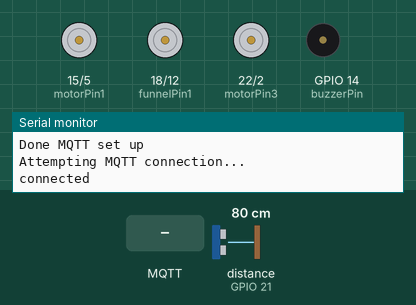
The program below on a simulated ESP32. Parts: motor-driver pin pairs drawn as motors (green arrow = first pin HIGH = forward, orange = second pin HIGH = backward, longer = more drive), buzzer (waves = sounding), the last lines printed to the serial monitor. The test bench sets the inputs (shaded band); at power-on: distance to the obstacle (sensor on GPIO 21) 80 cm. The echo pulse lasts 58.3 µs per cm; WiFi joins after 1.5 s; servers stay silent unless stated; network time is answered at once with the bench clock; the local clock reads 2024-03-15 10:24:30 at power-on unless the program sets it; no MQTT or app messages arrive unless stated.

Above: at 2.7 s.
2.8 s: MQTT message "true" arrives on the second subscribed topic
At 3.2 s:
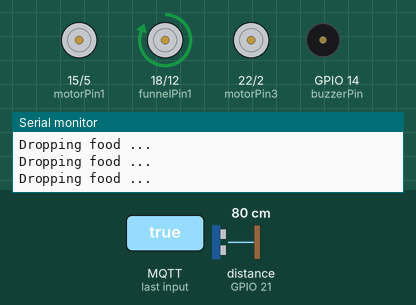
5.8 s: MQTT message "true" arrives on the first subscribed topic
At 6.8 s:
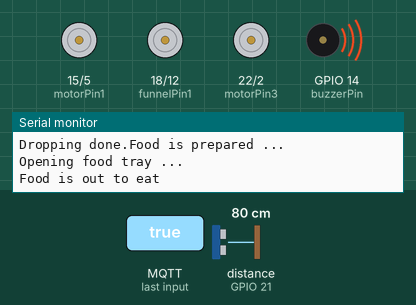
7.4 s: MQTT message "08:00:00" arrives on the first subscribed topic
At 7.55 s:
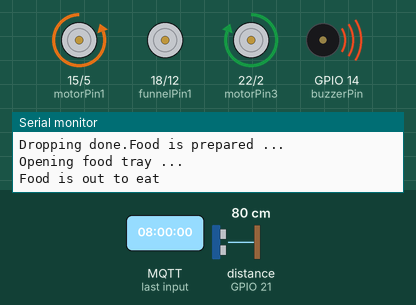
9.1 s: distance to the obstacle (sensor on GPIO 21) set to 55 cm
10.6 s: distance to the obstacle (sensor on GPIO 21) set to 49 cm
At 11.8 s:
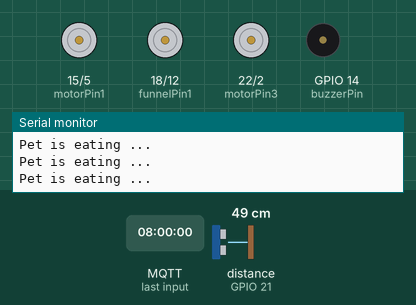
12.5 s: MQTT message "18:00:00" arrives on the first subscribed topic
At 12.66 s:
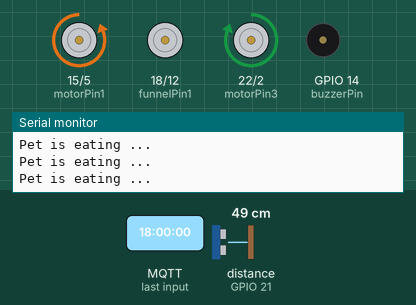
Timing chart, 0 to 15.2 s (numbered marks = the images above; inputs shaded):
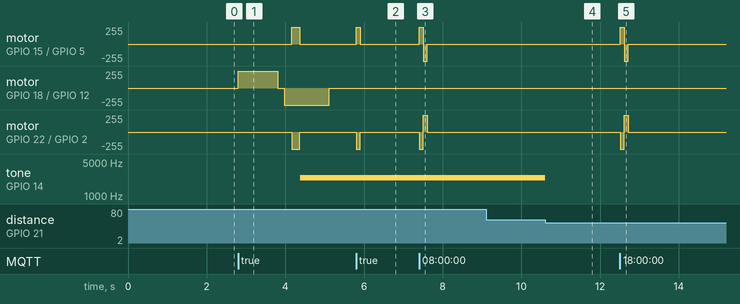

The program:

main.cpp
```cpp
#include <WiFi.h>
#include <NTPClient.h>
#include "PubSubClient.h"

#include "loadCell.h"
#include "distanceSensor.h"
#include "dcMotor.h"
#include "buzzer_button.h"

const char* ssid = "Wokwi-GUEST";
const char* password = "";

const char* host = "maker.ifttt.com";
const char* request_FoodContainer = "/trigger/out_of_food/with/key/dbWqciIC3LLpyxiZtdYBpB";
const char* request_Feeding = "/trigger/reminder/with/key/dbWqciIC3LLpyxiZtdYBpB";
const int port_http = 80;

const char* mqttServer = "test.mosquitto.org";
const int port = 1883;

WiFiClient espClient;
PubSubClient client(espClient);

WiFiUDP ntpUD;
NTPClient timeClient(ntpUD);

bool avoid_empty_food_at_first = true;
bool onFeedTime = false;
bool Food_is_out = false;
bool Food_is_prepared = false;
bool CallOnce = true;
int Away_from_food_timer = 100; //900000; // around 15 mins if pet away from eating food
int away_from_food_counter = Away_from_food_timer;
int DroppingTimer = 100;
int DroppingCounter = DroppingTimer;

int FeedingHours[6] = {255,255,255,255,255,255};
int FeedingMins[6] = {255,255,255,255,255,255};
int eat_index = 0;

float currentContainerWeight;
bool hadSentAlarmOfFood = false;

void wifiConnect()
{
  WiFi.begin(ssid, password);
  while(WiFi.status() != WL_CONNECTED)
  {
    delay(500);
    Serial.print(".");
  }
  Serial.println("Connected!");
}

void mqttReconnect()
{
  while(!client.connected())
  {
    Serial.println("Attempting MQTT connection...");
    if(client.connect("21127668"))
    {
      Serial.println("connected");
      client.subscribe("Open/Close Tray");
      client.subscribe("Create Instant Meal");
      client.subscribe("Time choice");
      client.subscribe("Food Type");
      client.subscribe("Cleaning The Machine");
      client.subscribe("Get Container Weight");
    }
    else
    {
      Serial.println(" try again in 5 seconds");
      // delay(5000);
    }
  }
}

bool StringEqual(const char* a, const char* b) // bruh moment :>
{
    while (*a != '\0' && *b != '\0')
    {
        if (*a != *b)
            return false;
        a++;
        b++;
    }
    return (*a == '\0' && *b == '\0');
}

void ExecuteUIorder(char* topic, String stMessage)
{
  if (StringEqual(topic, "Open/Close Tray"))
  {
    isOpenTray = (isOpenTray) ? false : true;
  }
  if (StringEqual(topic, "Create Instant Meal"))
  {
    onFeedTime = true;

  }
  if (StringEqual(topic, "Time choice"))
  {
    // Serial.println(stMessage);
    stMessage.remove(0, 1);
    stMessage.remove(stMessage.length() - 1);
    // Serial.println(stMessage); // after remove bracket
    int index = 0;
    // Split the string at each comma and convert substrings to integers
    while (stMessage.length() > 0)
    {
      int commaIndex = stMessage.indexOf(',');
      if (commaIndex != -1)
      {
        String timeValue = stMessage.substring(0, commaIndex);
        int colonIndex = timeValue.indexOf(':');
        int colonIndex2 = timeValue.lastIndexOf(":");
        if (colonIndex != -1)
        {
          String intValueHour = timeValue.substring(1, colonIndex);
          String intValueMin = timeValue.substring(colonIndex + 1, colonIndex2);
          FeedingHours[index] = intValueHour.toInt();
          FeedingMins[index] = intValueMin.toInt();
        }
        stMessage.remove(0, commaIndex + 1);
        // Serial.println(stMessage); // Debug
      }
      else
      {
        int colonIndex = stMessage.indexOf(':');
        if (colonIndex != -1)
        {
          String intValueHour = stMessage.substring(1, colonIndex);
          stMessage.remove(0, colonIndex + 1);
          int colonIndex2 = stMessage.indexOf(':');
          if (colonIndex2 != -1)
          {
            String intValueMin = stMessage.substring(0, colonIndex2);
            FeedingHours[index] = intValueHour.toInt();
            FeedingMins[index] = intValueMin.toInt();
          }
        }
        stMessage = ""; // Clear the string
      }
      index++;
    }
  }
  if (StringEqual(topic, "Cleaning The Machine"))
  {
    if (stMessage == "true")
      Serial.println("Cleaning the machine ......");
    else
      Serial.println("Stop cleaning the machine ......");
  }
  if (StringEqual(topic, "Get Container Weight")) // received every 100ms
  {
    currentContainerWeight = stMessage.toFloat();
    if (avoid_empty_food_at_first) avoid_empty_food_at_first = false;
  }
}

void callback(char* topic, byte* message, unsigned int length)
{
  // Serial.println(topic);
  // Serial.print(": ");
  String stMessage;
  for (int i = 0; i < length; i++)
    stMessage += (char)message[i];
  // Serial.println(stMessage); // print the value

  ExecuteUIorder(topic ,stMessage);
}

void sendRequest(const char* request)
{
  Serial.println("Connectinng to ");
  Serial.println(host);
  Serial.println(": ");
  Serial.println(port_http);

  WiFiClient client;
  while (!client.connect(host, port_http))
  {
    Serial.println("connection fail");
    delay(1000);
  }

  client.print("GET " + String(request) + " HTTP/1.1\r\n" +
                "Host: " + host + "\r\n" +
                "Connection: close\r\n\r\n");
  delay(500);

  while(client.available())
  {
    String line = client.readStringUntil('\R');
    Serial.println(line);
  }
  Serial.println();
}

String getFormattedDate()
{
  String months[12]={"01", "02", "03", "04", "05", "06", "07", "08", "09", "10", "11", "12"};
  time_t epochTime = timeClient.getEpochTime();
  struct tm *ptm = gmtime ((time_t *)&epochTime);

  int monthDay = ptm->tm_mday;
  int currentMonth = ptm->tm_mon+1;
  String currentMonthName = months[currentMonth-1];
  int currentYear = ptm->tm_year+1900;
  //Print complete date:
  String currentDate = String(monthDay) + "/" + String(currentMonth) + "/" + String(currentYear);
  return currentDate;
}

void setup()
{
  Serial.begin(115200);
  // hardwares first
  // setup_loadCellCalibration();
  // setup_loadCell();
  setup_distanceSensor();
  setup_buzzer();
  setupDCMotor();

  Serial.println(("Connecting to Wifi:"));
  wifiConnect();
  Serial.println("IP address: ");
  Serial.println(WiFi.localIP());

  Serial.println("Set server MQTT");
  client.setServer(mqttServer, port);
  client.setCallback(callback);
  Serial.println("Done MQTT set up");
  // sendRequest();

  timeClient.begin();
  timeClient.setTimeOffset(7*3600);
}

void getFeedingTime()
{
  if (timeClient.getHours() == FeedingHours[eat_index] &&
      timeClient.getMinutes() == FeedingMins[eat_index])
  {
    onFeedTime = true;
    Serial.println("It's time to eat, " + timeClient.getFormattedTime());
  }
  if (eat_index < 6) eat_index++;
  else eat_index = 0;
}
void remind_the_user_aboutFeedTime()
{
  if (timeClient.getFormattedTime() == "08:00:00" ||
      timeClient.getFormattedTime() == "18:00:00"||
      timeClient.getFormattedTime() == "22:00:00")
      sendRequest(request_Feeding);
}

void loop()
{
  timeClient.update();
  getFeedingTime();
  remind_the_user_aboutFeedTime();

  if(!client.connected()) mqttReconnect();
  client.loop();

  // loop_loadCellCalibration();
  // loop_loadCell();

  loopDCMotor();

  // Notification operation
  if (currentContainerWeight < 300 && !hadSentAlarmOfFood && !avoid_empty_food_at_first) // lower than 300 gram and havent sent alarm
  {
    sendRequest(request_FoodContainer); // to Ifttt
    hadSentAlarmOfFood = true;
  }
  if (hadSentAlarmOfFood && currentContainerWeight > 300)
    hadSentAlarmOfFood = false;

  // Feeding operation
  if (onFeedTime)
  {
    if (isOpenTray)
    {
      isOpenTray = false; // ensure that the tray is close
      return;
    }
    if (!Food_is_out)
    {
      if (!Food_is_prepared)
      {
        if (!isOpenFunnel) isOpenFunnel = true;
        if (DroppingCounter > 0)
        {
          Serial.println("Dropping food ...");
          DroppingCounter--;
        }
        else
        {
          Serial.println("Dropping done.Food is prepared ...");
          DroppingCounter = DroppingTimer;

          // update food left in tray, this thing cause slow
          char buffer[50];
          sprintf(buffer,"%f", (float)(currentContainerWeight - 30.11)); // currentContainerWeight - getCurWeight()
          client.publish("Food Left In Container",buffer);

          sprintf(buffer,"{\"date\":%s,\"time\":%s}",getFormattedDate().c_str(),timeClient.getFormattedTime().c_str());
          client.publish("Data Logging", buffer);

          Food_is_prepared = true;
          isOpenFunnel = false;
          delay(10);
        }
      }
      else
      {
        Serial.println("Opening food tray ...");
        if (!isOpenTray) isOpenTray = true;
        Food_is_out = true;
        Serial.println("Food is out to eat");
      }
    }
    else // Food prepared and out to eat
    {
      if (getDistance() > 50 && CallOnce) // the only time that its called
      {
        playSound();
      }
      else if (getDistance() > 50 && !CallOnce) // if it comes and go then start waiting time till close the tray
      {
        if (away_from_food_counter > 0)
        {
          Serial.println("waiting for pet to return ....");
          away_from_food_counter -= 1;

        }
        else
        {
          Serial.println("Meal is finished. Close tray");

          onFeedTime = false;
          isOpenTray = false;
          away_from_food_counter = Away_from_food_timer; // reset the counter
        }
      }
      else
      {
        stopSound();
        Serial.println("Pet is eating ...");
        // do nothing to serve the pet
        if (CallOnce) CallOnce = false;
      }
    }
  }
  else // reset all the states
  {
    Food_is_out = false;
    Food_is_prepared = false;
    CallOnce = true;
  }

  char remainFood[50];
  sprintf(remainFood,"%f", 30.11); // getCurWeight()
  client.publish("Food Left In Tray",remainFood);
}
```

buzzer_button.cpp
```cpp
#include "buzzer_button.h"

const int buzzerPin = 14;
const int high_frequency = 2300;
const int low_frequency = 1800; //frequencies of high/low sounds

void playSound() //function used to play the sound via buzzer
{
  ledcWriteNote(0, NOTE_D, 7);
}
void stopSound()
{
  // noTone(buzzerPin);
  ledcDetachPin(buzzerPin);
}
void setup_buzzer() // call once
{
  pinMode(buzzerPin, OUTPUT);
  ledcAttachPin(buzzerPin, 0);
}
```

buzzer_button.h
```cpp
#include <Arduino.h>
void playSound();
void stopSound();
void setup_buzzer();
```

dcMotor.cpp
```cpp
#include "dcMotor.h"

const int motorPin1 = 15;
const int motorPin2 = 5;
const int motorPin3 = 22;
const int motorPin4 = 2;
const int funnelPin1 = 18;
const int funnelPin2 = 12;

bool isOpenTray = false;
bool isOpenFunnel = false;
int openFunnelTimer = 10;
int openTrayTimer = 12;
int FunnelCounter = openFunnelTimer;
int TrayCounter = openTrayTimer;

void setupDCMotor()
{
  pinMode(motorPin1, OUTPUT);
  pinMode(motorPin2, OUTPUT);
  pinMode(motorPin3, OUTPUT);
  pinMode(motorPin4, OUTPUT);

  pinMode(funnelPin1, OUTPUT);
  pinMode(funnelPin2, OUTPUT);

  // Tắt động cơ ban đầu
  digitalWrite(motorPin1, LOW);
  digitalWrite(motorPin2, LOW);
  digitalWrite(motorPin3, LOW);
  digitalWrite(motorPin4, LOW);
  digitalWrite(funnelPin1, LOW);
  digitalWrite(funnelPin2, LOW);
}
void openFoodTray()
{
  // Chiều quay động cơ để mở khay
  digitalWrite(motorPin1, HIGH);
  digitalWrite(motorPin2, LOW);
  digitalWrite(motorPin3, LOW);
  digitalWrite(motorPin4, HIGH);

  delay(100);
}

void closeFoodTray()
{
  // Chiều quay động cơ để đóng khay
  digitalWrite(motorPin1, LOW);
  digitalWrite(motorPin2, HIGH);
  digitalWrite(motorPin3, HIGH);
  digitalWrite(motorPin4, LOW);

  delay(100);
}

// Hàm mở phễu
void openFunnel()
{
  // Chiều quay động cơ để mở khay
  digitalWrite(funnelPin1, HIGH);
  digitalWrite(funnelPin2, LOW);

  delay(100);
}

// Hàm đóng phễu
void closeFunnel()
{
  // Chiều quay động cơ để đóng khay
  digitalWrite(funnelPin1, LOW);
  digitalWrite(funnelPin2, HIGH);

  delay(100);
}

//Hàm tắt động cơ phễu
void shutDownFunnel()
{
  digitalWrite(funnelPin1, LOW);
  digitalWrite(funnelPin2, LOW);
}

void shutDownFoodTray()
{
  digitalWrite(motorPin1, LOW);
  digitalWrite(motorPin2, LOW);
  digitalWrite(motorPin3, LOW);
  digitalWrite(motorPin4, LOW);
}
void loopDCMotor()
{
  // Funnel looping
  if (isOpenFunnel == true && FunnelCounter > 0) // give signal but still not fully open
  {
    openFunnel();
    FunnelCounter -= 1;
  }
  else if (isOpenFunnel == false && FunnelCounter < openFunnelTimer)
  {
    closeFunnel();
    FunnelCounter += 1;
  }
  else
    shutDownFunnel();

  // Tray looping
  if (isOpenTray == true && TrayCounter > 0) // give signal but still not fully open
  {
    openFoodTray();
    TrayCounter -= 1;
  }
  else if (isOpenTray == false && TrayCounter < openFunnelTimer)
  {
    closeFoodTray();
    TrayCounter += 1;
  }
  else
    shutDownFoodTray();
}
```

dcMotor.h
```cpp
#include <Arduino.h>

extern bool isOpenTray;
extern bool isOpenFunnel;

void setupDCMotor();
void loopDCMotor();
void openFoodTray();
void closeFoodTray();
void openFunnel();
void closeFunnel();
```

distanceSensor.cpp
```cpp
#include "distanceSensor.h"

int trig_pin = 19;
int echo_pin = 21;
long getDistance()
{
  digitalWrite(trig_pin, LOW);
  delayMicroseconds(2);
  digitalWrite(trig_pin, HIGH);
  delayMicroseconds(10);
  digitalWrite(trig_pin, LOW);

  long duration = pulseIn(echo_pin, HIGH);
  long distanceCm = duration * 0.034 / 2;
  return distanceCm;
}
void setup_distanceSensor()
{
  pinMode(trig_pin, OUTPUT);
  pinMode(echo_pin, INPUT);
}
```

distanceSensor.h
```cpp
#include <Arduino.h>
long getDistance();
void setup_distanceSensor();
```

loadCell.cpp
```cpp
#include "loadCell.h"
// HX711 circuit wiring
const int DOUT_PIN = 16;
const int SCK_PIN = 4;
const float CalibrationFactor = 0.42f; // 2280.f
const float plateWeight = 500.f; // 0.5 kg
float curWeight = 0;

HX711 scale;
void setup_loadCellCalibration()
{
  scale.begin(DOUT_PIN, SCK_PIN);
}

void loop_loadCellCalibration()
{
  scale.set_scale();
  Serial.println("Reset scale to 0... remove any weights from scale.");
  delay(5000);
  scale.tare();
  Serial.println("Successfully reset scale");
  Serial.print("Place the plate on the scale...");
  delay(5000);
  long reading = scale.get_units(10);
  Serial.print("Result: ");
  Serial.println(reading);
  Serial.println("Actual calibration would be: ");
  Serial.println(reading / plateWeight);
  delay(1000);
}
void setup_loadCell()
{
  Serial.println("Initializing the scale");
  scale.begin(DOUT_PIN, SCK_PIN);

  // Serial.println("Average of 5 readings testing before setting scale ");
  // Serial.println(scale.get_units(5), 1);
  scale.set_scale(CalibrationFactor); //calibration factor will be the (reading)/(known weight)
  scale.tare(); // reset the scale to 0

  // Serial.println("Average of 5 readings after setting up the scale ");
  // Serial.println(scale.get_units(5), 1);
  // Serial.println("Now reading for real...");
}
float getCurWeight()
{
  return curWeight;
}
void loop_loadCell()
{
  curWeight = scale.get_units(10);
  scale.power_down(); // put the ADC in sleep mode
  // delay(100);
  scale.power_up();
}
```

loadCell.h
```cpp
#include <Arduino.h>
#include "HX711.h"
#include "soc/rtc.h"

void setup_loadCellCalibration();
void loop_loadCellCalibration();
void setup_loadCell();
void loop_loadCell();
float getCurWeight();
```

Measured:
- the behaviour switches between 52 and 51 cm on distance to the obstacle (sensor on GPIO 21) (found by bisection; images 3 and 4)
- after the input at 2.8 s, motor on GPIO 15 (motorPin1) / GPIO 5 (motorPin2): stopped → forward 255/255 after 1.4 s, → stopped 0.20 s later; motor on GPIO 18 (funnelPin1) / GPIO 12 (funnelPin2): stopped → forward 255/255 at once, → stopped 1.0 s later, → backward 255/255 0.16 s later, → stopped 1.1 s later
- after the input at 5.8 s, motor on GPIO 15 (motorPin1) / GPIO 5 (motorPin2): stopped → forward 255/255 at once, → stopped 0.10 s later; motor on GPIO 22 (motorPin3) / GPIO 2 (motorPin4): stopped → backward 255/255 at once, → stopped 0.10 s later
- after the input at 7.4 s, motor on GPIO 15 (motorPin1) / GPIO 5 (motorPin2): stopped → forward 255/255 at once, → backward 255/255 0.10 s later, → stopped 0.11 s later; motor on GPIO 22 (motorPin3) / GPIO 2 (motorPin4): stopped → backward 255/255 at once, → forward 255/255 0.10 s later, → stopped 0.11 s later
- after the input at 9.1 s, every drawn part: stays the same
- after the input at 10.6 s, tone on GPIO 14 (buzzerPin): 2349 Hz → silent at once
- after the input at 12.5 s, motor on GPIO 15 (motorPin1) / GPIO 5 (motorPin2): stopped → forward 255/255 at once, → backward 255/255 0.10 s later, → stopped 0.11 s later; motor on GPIO 22 (motorPin3) / GPIO 2 (motorPin4): stopped → backward 255/255 at once, → forward 255/255 0.10 s later, → stopped 0.11 s later
